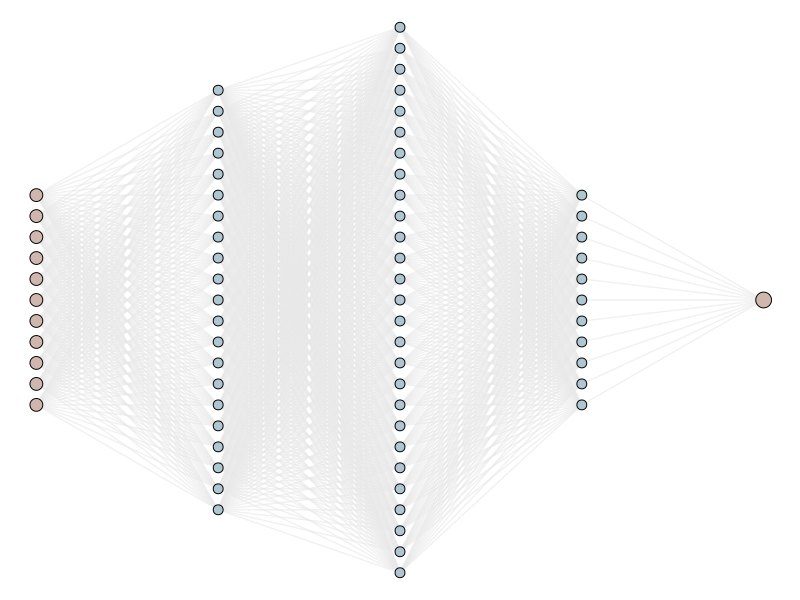

Generate this figure with R:
library(ggplot2)
library(dplyr)

dat <- data.frame(
  layer = c(rep(0, 11), rep(1, 21),  rep(2, 27),  rep(3, 11),  rep(4, 1)),
  y =     c(45:55,      40:60,       37:63,       45:55,       50),
  x =     c(rep(0, 11), rep(25, 21), rep(50, 27), rep(75, 11), rep(100, 1))
) 

con01 <- tidyr::crossing(
  filter(dat, layer == 0)$y, 
  filter(dat, layer == 1)$y
  ) %>%
  mutate(x = 0, xend = 25) %>%
  rename(y = 1, yend = 2)

con12 <- tidyr::crossing(
  filter(dat, layer == 1)$y, 
  filter(dat, layer == 2)$y
) %>%
  mutate(x = 25, xend = 50) %>%
  rename(y = 1, yend = 2)

con23 <- tidyr::crossing(
  filter(dat, layer == 2)$y, 
  filter(dat, layer == 3)$y
) %>%
  mutate(x = 50, xend = 75) %>%
  rename(y = 1, yend = 2)

con34 <- tidyr::crossing(
  filter(dat, layer == 3)$y, 
  filter(dat, layer == 4)$y
) %>%
  mutate(x = 75, xend = 100) %>%
  rename(y = 1, yend = 2)

pl <- dat %>%
  ggplot(aes(x = x, y = y)) +
    geom_segment(
      data = con01, 
      mapping = aes(x = x, y = y, xend = xend, yend = yend), 
      alpha = 0.6, color = "#e7e7e7") +
    geom_segment(
      data = con12, 
      mapping = aes(x = x, y = y, xend = xend, yend = yend), 
      alpha = 0.6, color = "#e7e7e7") +
    geom_segment(
      data = con23, 
      mapping = aes(x = x, y = y, xend = xend, yend = yend), 
      alpha = 0.6, color = "#e7e7e7") +
    geom_segment(
      data = con34, 
      mapping = aes(x = x, y = y, xend = xend, yend = yend), 
      alpha = 0.6, color = "#e7e7e7") +
  
    geom_point(aes(x = x, y = y), data = filter(dat, layer == 0), pch = 21, size = 4, fill = "#cfb7ae") +
    geom_point(aes(x = x, y = y), data = filter(dat, layer %in% c(1:3)), pch = 21, size = 3, fill = "#aec6cf") +
    geom_point(aes(x = x, y = y), data = filter(dat, layer == 4), pch = 21, size = 5, fill = "#cfb7ae") +
    theme_void()

ggsave(filename = "ann.jpg", plot = pl, width = 8, height = 5, bg = "#232323", dpi = 300)
